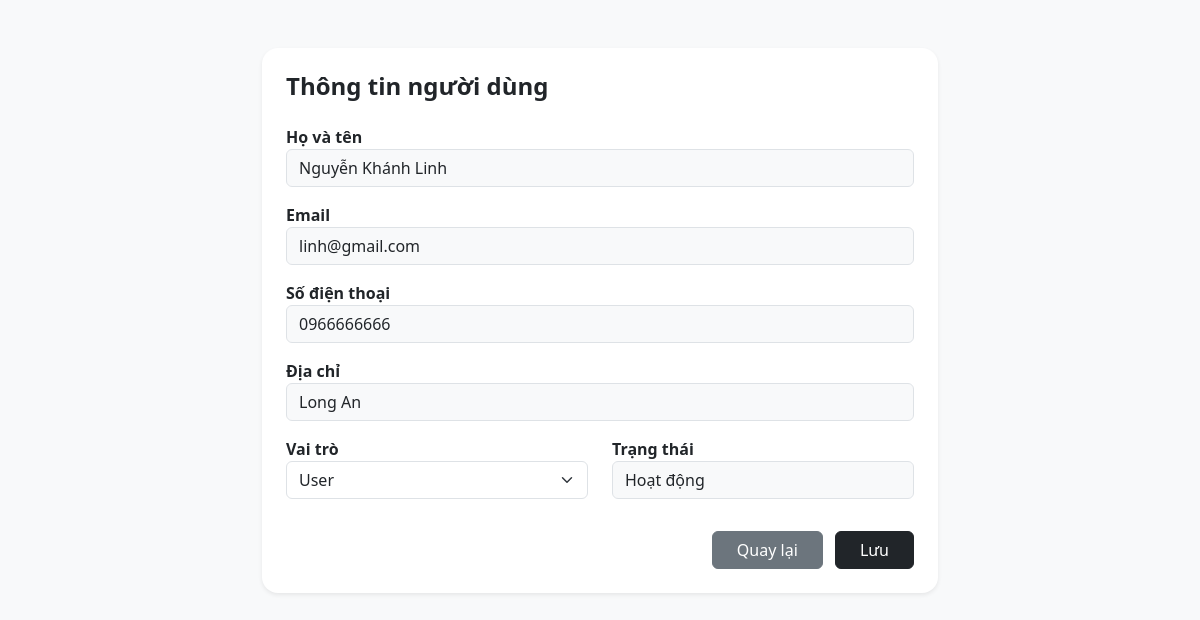
Screenshot of /admin/users/view.php?id=7 with the database file from the repository.
### tables this page shows
CREATE TABLE users (
    id INT AUTO_INCREMENT PRIMARY KEY,
    name VARCHAR(100) NOT NULL,
    email VARCHAR(150) NOT NULL UNIQUE,
    password VARCHAR(255) NOT NULL,
    phone VARCHAR(20),
    address VARCHAR(255),
    avatar VARCHAR(255),
    dob DATE,
    gender VARCHAR(20),
    role ENUM('user','admin') DEFAULT 'user',
    status INT DEFAULT 1,
    created_at DATETIME DEFAULT CURRENT_TIMESTAMP
);

### admin/users/view.php (the view, shortened to what this page needs)
<?php
require_once '../../includes/database.php';
$id = $_GET['id'];
$stmt = $conn->prepare("SELECT * FROM users WHERE id = ?");
$stmt->bind_param("i", $id);
$stmt->execute();
$user = $stmt->get_result()->fetch_assoc();
?>
<!DOCTYPE html>
<html lang="vi">
<head>
    <link href="https://cdn.jsdelivr.net/npm/bootstrap@5.3.0/dist/css/bootstrap.min.css" rel="stylesheet">
</head>
<body class="bg-light p-5">
<div class="container" style="max-width:700px">
    <div class="card border-0 shadow-sm p-4 rounded-4">
        <h4 class="fw-bold mb-4">Thông tin người dùng</h4>
        <div class="mb-3">
            <label class="fw-bold">Họ và tên</label>
            <div class="form-control bg-light"><?= htmlspecialchars($user['name']) ?></div>
        </div>
        <div class="mb-3">
            <label class="fw-bold">Email</label>
            <div class="form-control bg-light"><?= htmlspecialchars($user['email']) ?></div>
        </div>
        <div class="mb-3">
            <label class="fw-bold">Số điện thoại</label>
            <div class="form-control bg-light"><?= htmlspecialchars($user['phone'] ?? 'Chưa cập nhật') ?></div>
        </div>
        <div class="mb-3">
            <label class="fw-bold">Địa chỉ</label>
            <div class="form-control bg-light"><?= htmlspecialchars($user['address'] ?? 'Chưa cập nhật') ?></div>
        </div>
        <div class="row">
            <div class="col-md-6 mb-3">
                <label class="fw-bold">Vai trò</label>
                <select name="role" form="roleForm" class="form-select">
                    <option value="user" <?= $user['role'] == 'user' ? 'selected' : '' ?>>User</option>
                </select>
            </div>
            <div class="col-md-6 mb-3">
                <label class="fw-bold">Trạng thái</label>
                <div class="form-control bg-light">
                    <?= $user['status'] == 1 ? 'Hoạt động' : 'Bị khóa' ?>
                </div>
            </div>
        </div>
        <div class="text-end mt-3">
            <a href="index.php" class="btn btn-secondary px-4 me-2">Quay lại</a>
            <button type="submit" name="update_role" form="roleForm" class="btn btn-dark px-4">Lưu</button>
        </div>
    </div>
</div>
</body>
</html>

### rows the page displays
users: name "Nguyễn Khánh Linh", email "linh@gmail.com", phone "0966666666", address "Long An", role "User"
